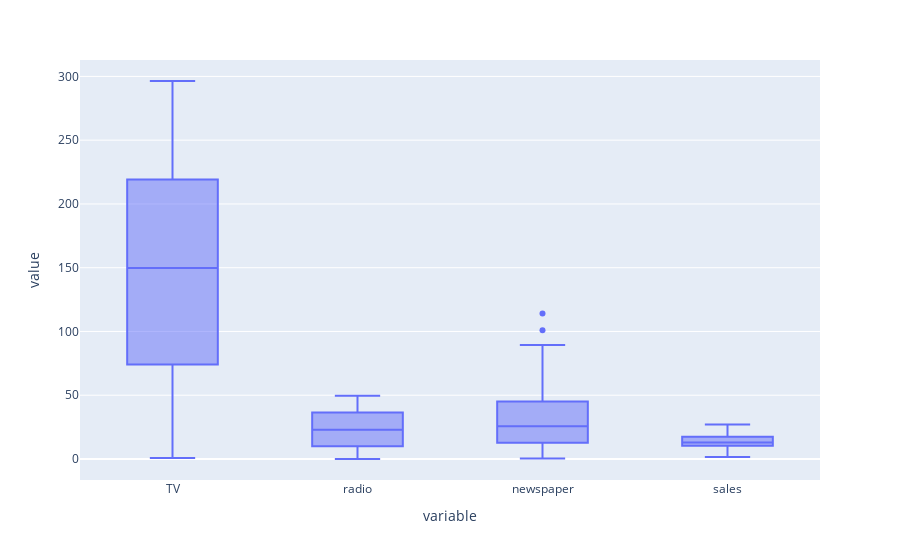

This figure's notebook cell:
### Code cell
# Suspecting of lower and upper outliers with the help of boxplots
# For any X the outlier suspecion will be.
# Lower outlier = value at 25% - 
# Upper outlier = value at 75% -

ad_data_box = px.box(data_frame = ad_data)
ad_data_box.show()

### Figure 1 — Plotly figure (JSON) as saved in the notebook; plotly's stock layout.template omitted (floating-point values rounded to 4 significant figures; data arrays with more than 128 entries replaced by an {"elided": "..."} marker saying what was removed)
{"data": [{"alignmentgroup": "True", "hovertemplate": "variable=%{x}<br>value=%{y}<extra></extra>", "legendgroup": "", "marker": {"color": "#636efa"}, "name": "", "notched": false, "offsetgroup": "", "orientation": "v", "showlegend": false, "type": "box", "x": {"elided": "800 str values"}, "x0": " ", "xaxis": "x", "y": {"elided": "800 float values"}, "y0": " ", "yaxis": "y"}], "layout": {"autosize": true, "boxmode": "group", "legend": {"tracegroupgap": 0}, "margin": {"t": 60}, "xaxis": {"anchor": "y", "autorange": true, "domain": [0, 1], "range": [-0.5, 3.5], "title": {"text": "variable"}, "type": "category"}, "yaxis": {"anchor": "x", "autorange": true, "domain": [0, 1], "range": [-16.47, 312.9], "title": {"text": "value"}, "type": "linear"}}}
